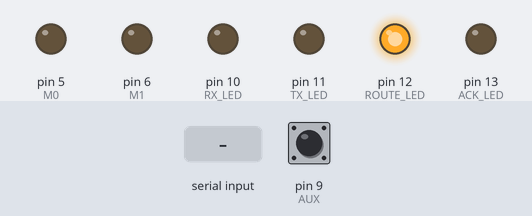
Bench run of a sketch on a simulated Arduino Uno, built with avr-gcc and run on an emulated ATmega328P. On the bench: output pins drawn as LEDs (lit = HIGH). The test bench sets the inputs (shaded band); at power-on: pin 9 (AUX) HIGH. What the sketch prints to the serial monitor is not drawn.

Above: at 1.2 s.
1.3 s: "1\n" received over the second serial link
At 2.3 s:
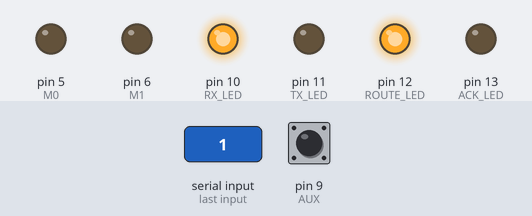
Timing chart, 0 to 22.8 s (numbered marks = the images above; inputs shaded):
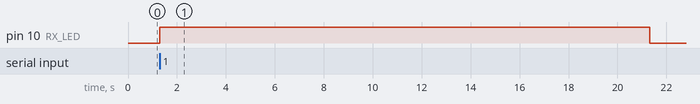

Measured:
- after the input at 1.3 s, pin 10 (RX_LED): LOW → HIGH at once, → LOW 20.0 s later

The sketch:

WC_Test_Comms_170.ino
```cpp
#include  "Streaming.h"
#include  "SoftwareSerial.h"

/*
   Data
*/
#define MAX 200
#define MAX_SQL 200


/*
   LEDs
*/
#define RX_LED 10
#define TX_LED 11
#define ROUTE_LED 12
#define ACK_LED 13

/*
   RF Module
*/
#define M0  5
#define M1  6
#define TX  7
#define RX  8
#define AUX 9

/*
   NWK Parameters
*/
uint8_t bsAddrH = 0;
uint8_t bsAddrL = 0;

uint8_t rt1AddrH =  0;
uint8_t rt1AddrL = 1;

uint8_t rt2AddrH =  0;
uint8_t rt2AddrL = 2;

uint8_t rt3AddrH = 0;
uint8_t rt3AddrL = 3;

uint8_t chan = 34;

char aux[MAX] = "";
char aux2[MAX_SQL] = "";
char c;
int countd = 0;
int j = 0;
int ret;


bool stringComplete = false;

long previous = 0;
String inputString = "";         // a String to hold incoming data

SoftwareSerial  rf(RX, TX);

void setup() {
  pinMode(RX_LED, OUTPUT);
  pinMode(TX_LED, OUTPUT);
  pinMode(ROUTE_LED, OUTPUT);
  pinMode(ACK_LED, OUTPUT);
  pinMode(M0, OUTPUT);
  pinMode(M1, OUTPUT);
  pinMode(AUX, INPUT);
  //RF_mode(0, 0);

  Serial.begin(115200);
  rf.begin(9600);

 digitalWrite(M0, LOW);
 digitalWrite(M1, LOW);
  RF_mode(0,0);
  inputString.reserve(200);

  digitalWrite(ROUTE_LED, HIGH);

}

void  RF_mode(bool m0, bool m1) {

  digitalWrite(M0, m0);
  digitalWrite(M1, m1);
  delay(25);
  while(!digitalRead(AUX));

}

void loop() {
  Serial << _BYTE(rt2AddrH) << _BYTE(rt2AddrL) << _BYTE(chan) << "HELLO MOTHERFUCKER" << endl;
  rf << _BYTE(rt2AddrH) << _BYTE(rt2AddrL) << _BYTE(chan) << "HELLO MOTHERFUCKER" << endl;


  while ( (millis() - previous) < 20000 ) {

    if (rf.available()) {
      digitalWrite(RX_LED, HIGH);
      delay(20);

      while (rf.available() > 0) {
        char inChar = (char)rf.read();
        inputString += inChar;
        // if the incoming character is a newline, set a flag so the main loop can
        // do something about it:
        if (inChar == '\n') {
          stringComplete = true;
        }
      }
      previous= millis();
    }
  }
  if(stringComplete){
    rf << _BYTE(rt1AddrH) << _BYTE(rt1AddrL) << _BYTE(chan) << "ACK" << endl;
    inputString = "";
    stringComplete = false;
    digitalWrite(RX_LED, LOW);
  previous = millis();
  }
  delay(20);
}
```
